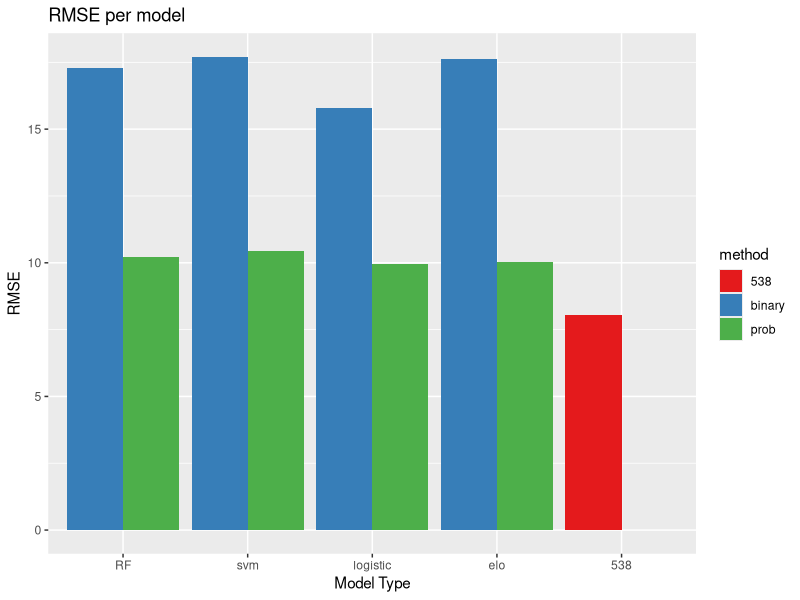
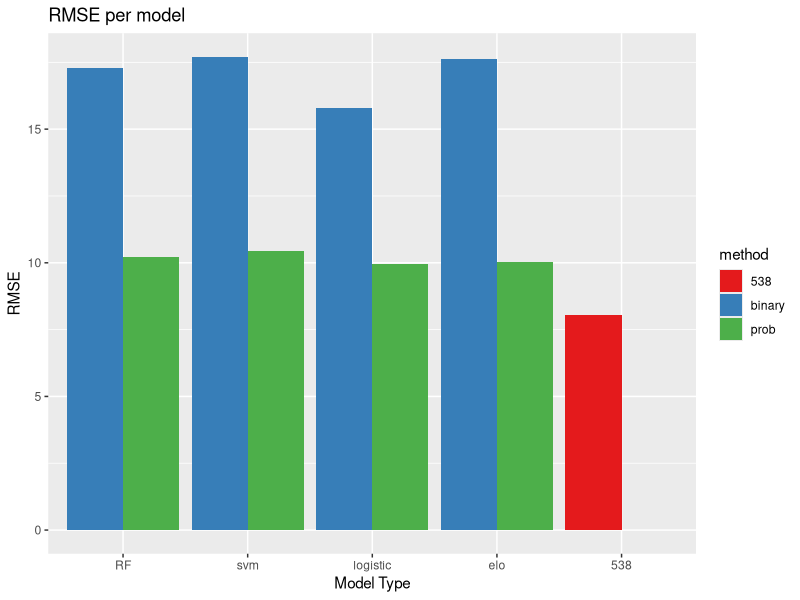

Here is the R script that generated these plots, in order:
library(ggplot2)
model = c('RF', 'RF', 'svm', 'svm', 'logistic', 'logistic', 'elo', 'elo', '538', '538')
method = c('binary', 'prob', 'binary', 'prob', 'binary', 'prob', 'binary', 'prob', '538', 'binary')
rms = c(17.28390388, 10.229010715221683, 17.704048501213876, 10.444044981405741,
        15.7786775956, 9.93646483078, 17.6427511082, 10.0255933378, 8.06, 0)
df = data.frame(model, method, rms)
df$model <- factor(df$model, levels = unique(df$model))
ggplot(df, aes(x=factor(model), y=rms, fill=method)) +
  geom_bar(stat="identity", position="dodge") +
  scale_fill_brewer(palette="Set1") +
  labs(x = "Model Type", y="RMSE", title="RMSE per model")
ggsave("rms_plot.png")
